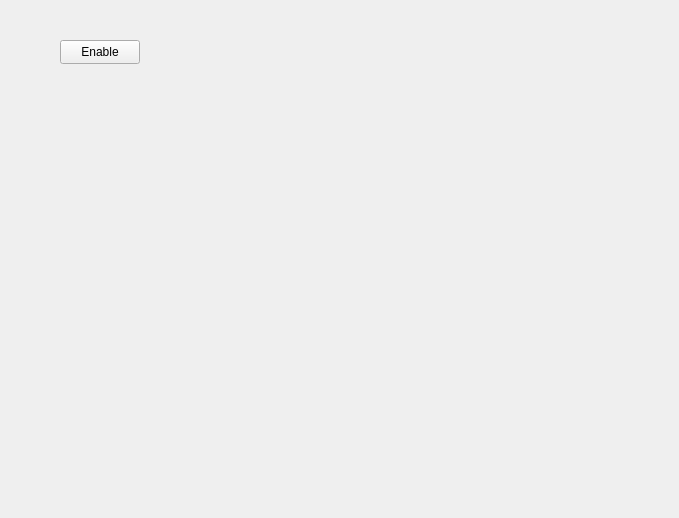
<?xml version="1.0" encoding="UTF-8"?>
<ui version="4.0">
 <class>RobotDashboard</class>
 <widget class="QWidget" name="RobotDashboard">
  <property name="geometry">
   <rect>
    <x>0</x>
    <y>0</y>
    <width>679</width>
    <height>518</height>
   </rect>
  </property>
  <property name="windowTitle">
   <string>Form</string>
  </property>
  <widget class="QPushButton" name="btn_RobotEnable">
   <property name="geometry">
    <rect>
     <x>60</x>
     <y>40</y>
     <width>80</width>
     <height>24</height>
    </rect>
   </property>
   <property name="text">
    <string>Enable</string>
   </property>
  </widget>
 </widget>
 <resources/>
 <connections/>
</ui>
